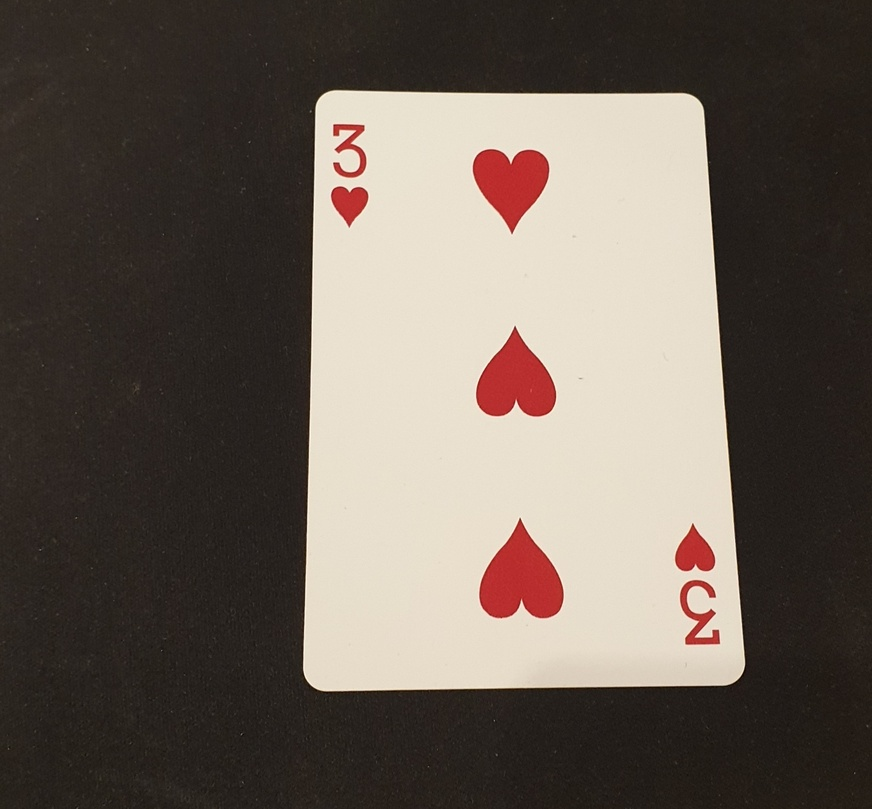
#> input picture 1912 Playing Cards/heart3.jpg, 872 x 809 px, shrunk from 1440 x 1337 before the run
$ jupyter execute Contoures2.ipynb
#> lines starting #> are read from the running program, lines starting #| are printed output that depends on the picture; after the words box and inside, x2 and y2 are one past the last pixel; in counts of white or black regions, pixels touching at a corner belong together
[cell 1]
import cv2
import numpy as np
import matplotlib.pyplot as plt

[cell 2]
def edge_detect(file_name, tresh_min, tresh_max):
#> called with file_name = 'heart3.jpg', tresh_min = 128, tresh_max = 255
    f = plt.figure(figsize=(20,10))
    ax = f.add_subplot(131)
    ax2 = f.add_subplot(132)
    ax3 = f.add_subplot(133)

    image = cv2.imread(file_name)
#> image is the input picture: shape (809, 872, 3); mean B, G, R 87.2, 96, 106.3
    im_bw = cv2.cvtColor(image, cv2.COLOR_RGB2GRAY)
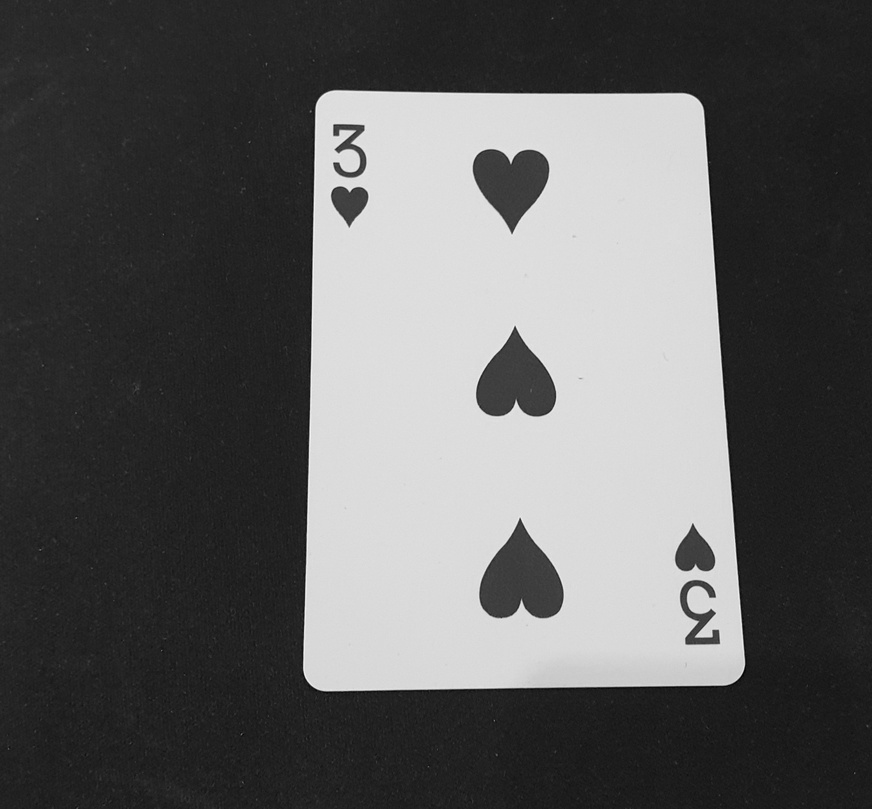
#> im_bw: shape (809, 872); min 3, max 245, mean 94.4
    thresh, im_bw = cv2.threshold(im_bw, tresh_min, tresh_max, 0)
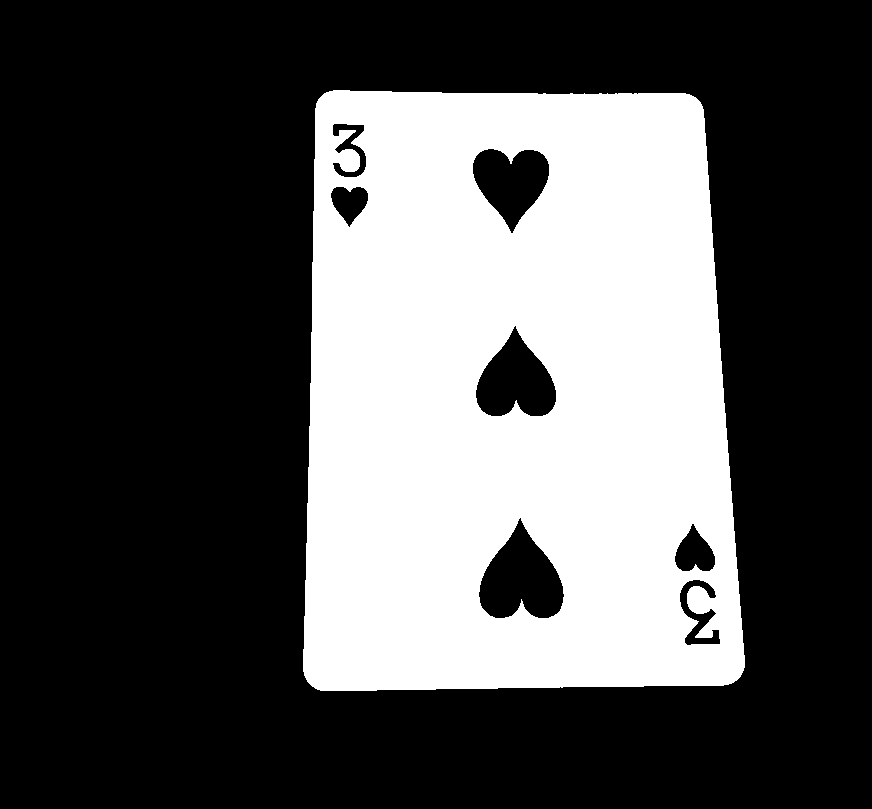
#> im_bw: shape (809, 872); 32.4% white; 1 white region
#> thresh = 128


#     cv2.imwrite('bw_'+file_name, im_bw)

    contours, hierarchy = cv2.findContours(im_bw, cv2.RETR_TREE, cv2.CHAIN_APPROX_SIMPLE)
#> contours = 8 contours; box (x1, y1, x2, y2) and area: (303, 90, 745, 691) 245466, (478, 517, 565, 619) 5388, (475, 325, 557, 417) 4617, (472, 148, 550, 234) 4110, (674, 523, 716, 572) 1254, (679, 579, 721, 646) 1152, (330, 186, 369, 228) 1002, (332, 123, 367, 178) 874
    ax.imshow(image, cmap='Greys')
    cv2.drawContours(image, contours, -1, (0,255,0), 3)
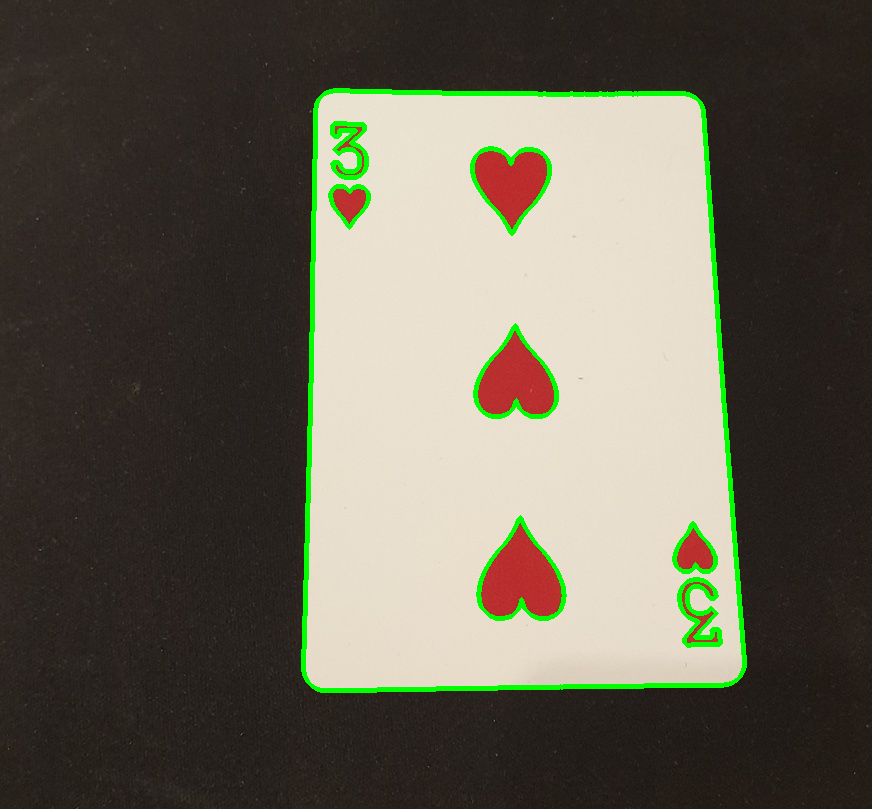
#> image: shape (809, 872, 3); 2.47% of pixels changed, all inside (x1, y1, x2, y2) = (301, 88, 747, 693)

    ax2.imshow(im_bw)
    ax3.imshow(image)
    return contours
#     cv2.imwrite('cnt_'+file_name, image)

[cell 3]
con = edge_detect('heart3.jpg', 128, 255)
#> con has the same summary as contours in edge_detect
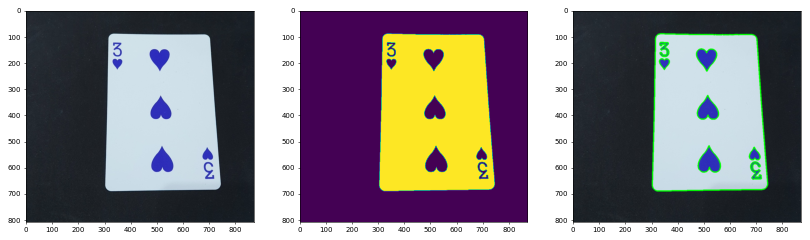
#> figure drawn by matplotlib, 3 panels; B, G, R data is drawn as R, G, B
